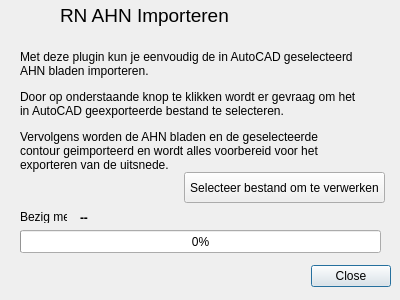
<?xml version="1.0" encoding="UTF-8"?>
<ui version="4.0">
 <class>RNahnImportDialogBase</class>
 <widget class="QDialog" name="RNahnImportDialogBase">
  <property name="geometry">
   <rect>
    <x>0</x>
    <y>0</y>
    <width>400</width>
    <height>300</height>
   </rect>
  </property>
  <property name="windowTitle">
   <string>RN AHN Importeren</string>
  </property>
  <property name="windowIcon">
   <iconset>
    <normaloff>icon.png</normaloff>icon.png</iconset>
  </property>
  <widget class="QDialogButtonBox" name="button_box">
   <property name="geometry">
    <rect>
     <x>50</x>
     <y>260</y>
     <width>341</width>
     <height>32</height>
    </rect>
   </property>
   <property name="orientation">
    <enum>Qt::Horizontal</enum>
   </property>
   <property name="standardButtons">
    <set>QDialogButtonBox::Close</set>
   </property>
  </widget>
  <widget class="QLabel" name="label">
   <property name="geometry">
    <rect>
     <x>60</x>
     <y>0</y>
     <width>331</width>
     <height>31</height>
    </rect>
   </property>
   <property name="font">
    <font>
     <pointsize>14</pointsize>
    </font>
   </property>
   <property name="text">
    <string>RN AHN Importeren</string>
   </property>
  </widget>
  <widget class="QLabel" name="label_2">
   <property name="geometry">
    <rect>
     <x>10</x>
     <y>0</y>
     <width>41</width>
     <height>41</height>
    </rect>
   </property>
   <property name="text">
    <string/>
   </property>
   <property name="pixmap">
    <pixmap>icon_small.png</pixmap>
   </property>
  </widget>
  <widget class="QLabel" name="label_3">
   <property name="geometry">
    <rect>
     <x>20</x>
     <y>50</y>
     <width>341</width>
     <height>201</height>
    </rect>
   </property>
   <property name="text">
    <string>&lt;html&gt;&lt;head/&gt;&lt;body&gt;&lt;p&gt;Met deze plugin kun je eenvoudig de in AutoCAD geselecteerd AHN bladen importeren.&lt;/p&gt;&lt;p&gt;Door op onderstaande knop te klikken wordt er gevraag om het in AutoCAD geexporteerde bestand te selecteren.&lt;/p&gt;&lt;p&gt;Vervolgens worden de AHN bladen en de geselecteerde contour geimporteerd en wordt alles voorbereid voor het exporteren van de uitsnede.&lt;/p&gt;&lt;/body&gt;&lt;/html&gt;</string>
   </property>
   <property name="textFormat">
    <enum>Qt::RichText</enum>
   </property>
   <property name="alignment">
    <set>Qt::AlignLeading|Qt::AlignLeft|Qt::AlignTop</set>
   </property>
   <property name="wordWrap">
    <bool>true</bool>
   </property>
  </widget>
  <widget class="QProgressBar" name="pgbVoortgang">
   <property name="geometry">
    <rect>
     <x>20</x>
     <y>230</y>
     <width>361</width>
     <height>23</height>
    </rect>
   </property>
   <property name="value">
    <number>0</number>
   </property>
  </widget>
  <widget class="QLabel" name="label_4">
   <property name="geometry">
    <rect>
     <x>20</x>
     <y>210</y>
     <width>47</width>
     <height>13</height>
    </rect>
   </property>
   <property name="text">
    <string>Bezig met:</string>
   </property>
  </widget>
  <widget class="QLabel" name="lblTaak">
   <property name="geometry">
    <rect>
     <x>80</x>
     <y>210</y>
     <width>301</width>
     <height>16</height>
    </rect>
   </property>
   <property name="text">
    <string>&lt;html&gt;&lt;head/&gt;&lt;body&gt;&lt;p&gt;&lt;span style=&quot; font-weight:600;&quot;&gt;--&lt;/span&gt;&lt;/p&gt;&lt;/body&gt;&lt;/html&gt;</string>
   </property>
  </widget>
  <widget class="QPushButton" name="cmdSelectFile">
   <property name="geometry">
    <rect>
     <x>184</x>
     <y>172</y>
     <width>201</width>
     <height>31</height>
    </rect>
   </property>
   <property name="text">
    <string>Selecteer bestand om te verwerken</string>
   </property>
  </widget>
 </widget>
 <resources/>
 <connections>
  <connection>
   <sender>button_box</sender>
   <signal>accepted()</signal>
   <receiver>RNahnImportDialogBase</receiver>
   <slot>accept()</slot>
   <hints>
    <hint type="sourcelabel">
     <x>20</x>
     <y>20</y>
    </hint>
    <hint type="destinationlabel">
     <x>20</x>
     <y>20</y>
    </hint>
   </hints>
  </connection>
  <connection>
   <sender>button_box</sender>
   <signal>rejected()</signal>
   <receiver>RNahnImportDialogBase</receiver>
   <slot>reject()</slot>
   <hints>
    <hint type="sourcelabel">
     <x>20</x>
     <y>20</y>
    </hint>
    <hint type="destinationlabel">
     <x>20</x>
     <y>20</y>
    </hint>
   </hints>
  </connection>
 </connections>
</ui>
